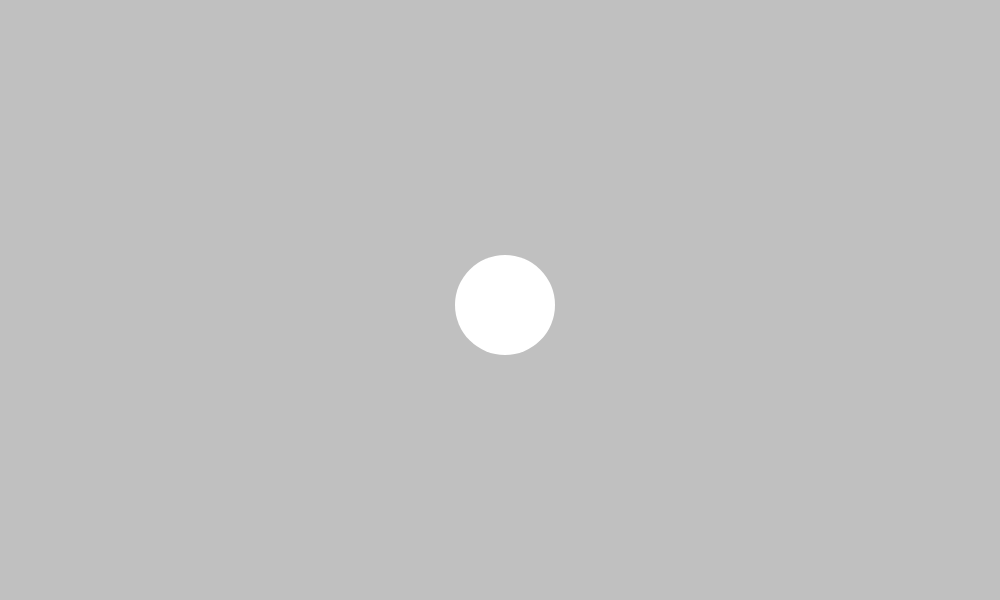
Frame 1 (no input)
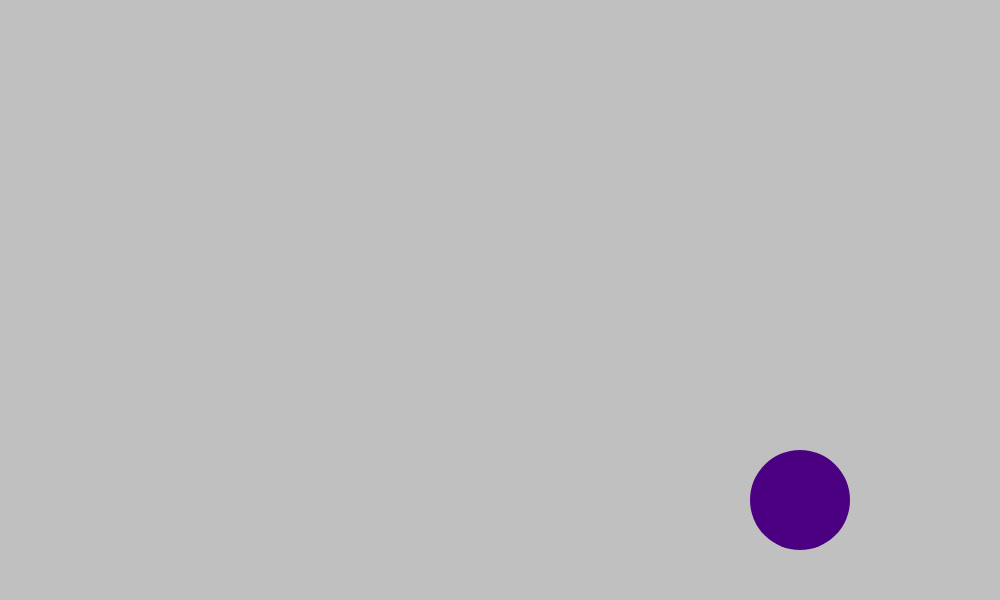
Frame 60 (no input)
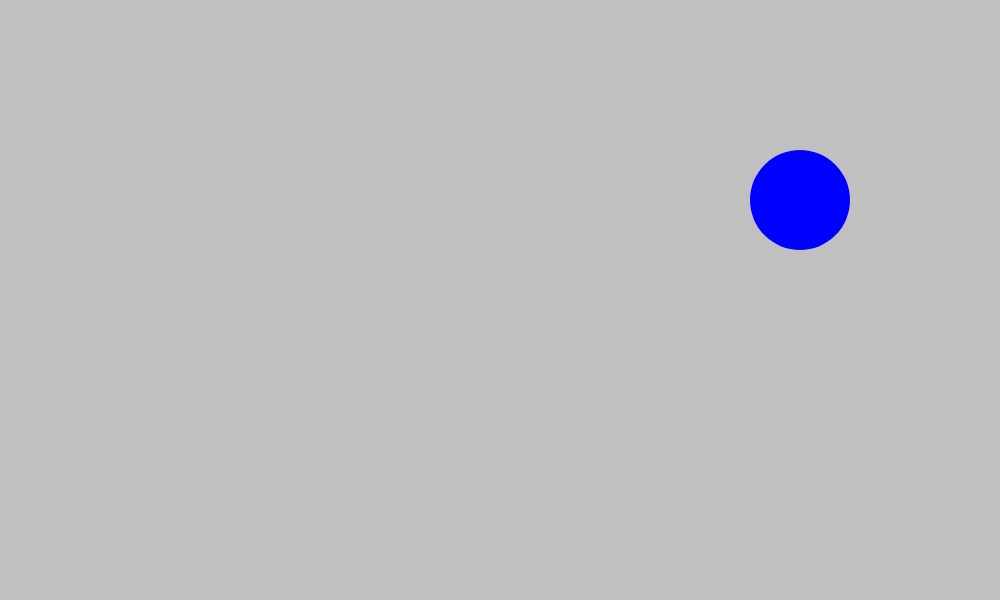
Frame 120 (the mouse pressed at the canvas centre since frame 60)

The p5.js sketch that drew these frames (run headless with seeded random() and noise() and a simulated clock; from frame 60 on, the mouse is pressed at the canvas centre):

// p5.js sketch
// ── sketch.js
var px = 500;
var py = 300;
var vx = 5;
var vy = 5;
var d = 100.0;
var col = new Array("violet","indigo","blue","magenta","skyblue","lightgreen","yellow","orange","red","crimson");
var i = 0;
function setup() {
    createCanvas(1000,600);   
}

function draw() {
    background("silver");
    noStroke();
    px = px + vx;
    py = py + vy;
    ellipse(px,py,d,d);
    var v = false;
    if (px-d/2.0 <= 0 || px+d/2.0 >=1000)
    {
        vx *=-1;
        v = true;
    }
    if (py-d/2.0 <= 0 || py+d/2.0 >=600)
    {
        vy *=-1;
        v = true;
        
    }
    if (v)
    {
        if (i < col.length-1 )
        {
            i +=1
        }
        else
        {
            i = 0
        }
    }
    fill(col[i]);
    
    
}
